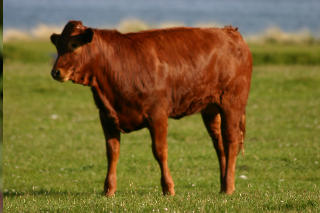
%> input picture data/edgeThresholds/5_15_s.png, 320 x 213 px, given in place of 5_15_s.bmp, which was not available
$ octave scratch.m   (GNU Octave 9; MATLAB toolbox functions it lacks are replaced by stand-ins)
%> lines starting %> are read from the running program, lines starting %| are printed output that depends on the picture; in (x1, y1, x2, y2) boxes, pixels count from 0 and x2, y2 are one past the last pixel; in counts of white or black regions, pixels touching at a corner belong together; the program's own positions count from 1; pictures that were not available may be replaced by others from this repository, and a replacement may not be noted
### util/getGreyscale.m
function gryimg=getGreyscale(img)

gryimg = img(:,:,1) * 0.3 + img(:,:,2) * 0.59 + img(:,:,3) * 0.11;
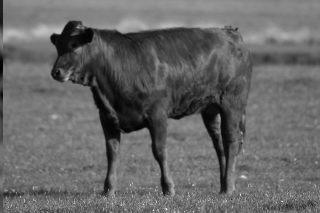
%> gryimg: size 213x320 double; min 0.0109, max 0.989, mean 0.405

return;

### util/getEdgeInfo.m
function [mag_img, angle_img]=getEdgeInfo(img)

blur = [1 1 1 ; 1 1 1 ; 1 1 1] ./ 9;
blurredimg = conv2(img, blur, 'same');
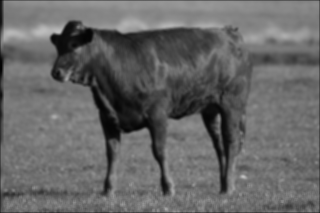
%> blurredimg: size 213x320 double; min 0.0104, max 0.756, mean 0.403

Kx = [1 2 1 ; 0 0 0 ; -1 -2 -1] ./ 4;
Ky = Kx';

dx = conv2(blurredimg, Kx, 'same');
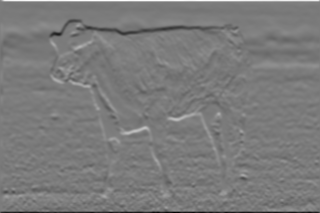
%> dx: size 213x320 double; min -0.559, max 0.595, mean -0.000414; drawn with min black and max white
dy = conv2(blurredimg, Ky, 'same');
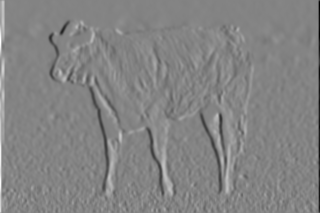
%> dy: size 213x320 double; min -0.54, max 0.505, mean 0.000358; drawn with min black and max white

mag_img = sqrt(dx.^2 + dy.^2);
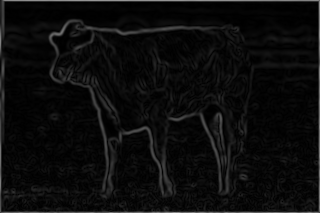
%> mag_img: size 213x320 double; min 6.93e-05, max 0.595, mean 0.0487
angle_img = atan2(dy,dx);
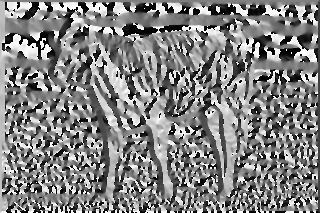
%> angle_img: size 213x320 double; min -3.14, max 3.14, mean 0.0805; drawn with min black and max white

% normalise between 0 and 2pi
angle_img = angle_img - min(reshape(angle_img, 1, []));

return;

### scratch.m

img = double(imread('dataset/Images/5_15_s.bmp'))./255;

img = getGreyscale(img);

[mag_img, angle_img] = getEdgeInfo(img);

imshow(mag_img > 0.01);
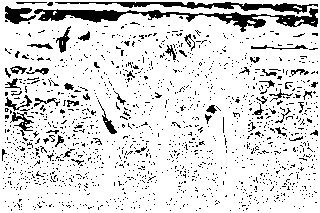
%> displayed picture: size 213x320 logical; 86.3% white; 1420 black regions (1367 under 20 px), largest, box (x1, y1, x2, y2) and area: (34, 8, 318, 32) 1942, (55, 2, 318, 14) 1026, (5, 6, 36, 24) 313

export_fig(mag_img > 0.01);

$ run again, with data/edgeThresholds/10_14_s.png copied over data/edgeThresholds/5_15_s.png
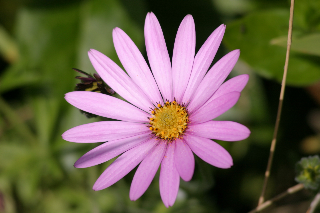
%> input picture data/edgeThresholds/10_14_s.png, 320 x 213 px, given in place of 5_15_s.bmp, which was not available
%> in getEdgeInfo, `angle_img = atan2(dy,dx);`:
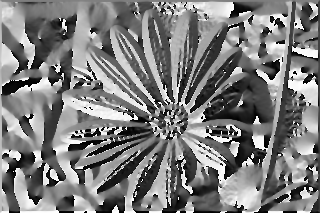
%> angle_img: size 213x320 double; min -3.14, max 3.14, mean -0.0543; drawn with min black and max white
%> `imshow(mag_img > 0.01);`:
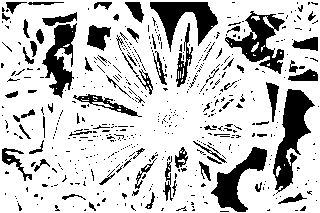
%> displayed picture: size 213x320 logical; 78.2% white; 537 black regions (463 under 20 px), largest, box (x1, y1, x2, y2) and area: (273, 89, 315, 194) 1874, (225, 11, 285, 74) 1465, (150, 2, 218, 52) 1441
